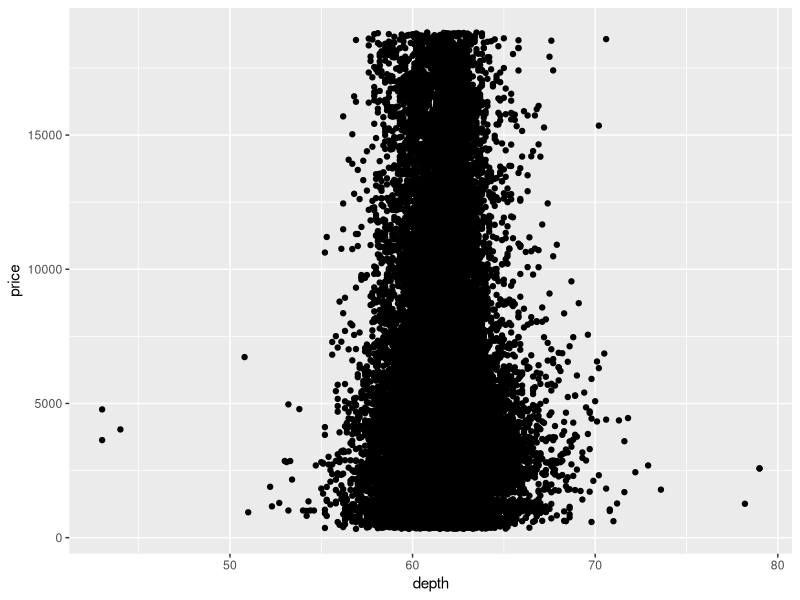
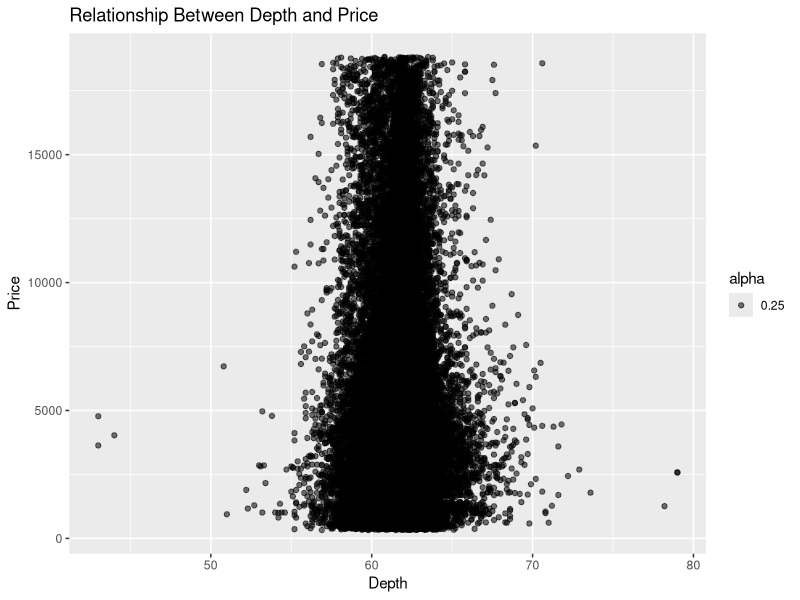

Write the R code that produced these figures, in order.
## ---- chunk 1
knitr::opts_chunk$set(echo = TRUE)
## ---- chunk 2
# normal test
x_bar <- 3.45
n <- 40
mu_not <- 4
sigma <- 0.16
z_statistics  <- (x_bar - mu_not)/(sigma/sqrt(n))
z_statistics
# 0.05
# 0.025
# 1- 0.025
qnorm(c(0.025, 0.975))
## ---- chunk 3
# critical value -1.96
2*pnorm(-abs(z_statistics))

## ---- chunk 4
mu_not - 1.96*(sigma/sqrt(n))
mu_not + 1.96*(sigma/sqrt(n))
## ---- chunk 5
x_bar <- 110
n <- 25
mu_not <- 120
s <- 12
t_statistics  <- (x_bar - mu_not)/(s/sqrt(n))
t_statistics

# from t distribution
# p value
2*pt(-abs(t_statistics),df=n-1)
# critical region
qt(c(.025, .975), df=n-1)


## ---- chunk 6
n1 <- 12
n2 <- 15
x1_bar <- 4.5
x2_bar <- 3.4
sigma_sq_1 <- 1
sigma_sq_2 <- 1.5

z <- (x1_bar-x2_bar)/(sqrt((sigma_sq_1/n1)+sigma_sq_2/n2))
z
# critical region
qnorm(c(0.025,0.975))


2*pnorm(-abs(z))
## ---- chunk 7
n1 <- 16
n2 <- 14
x1_bar <- 70.2
x2_bar <- 62.7
sigma_sq_1 <- 8.4^2
sigma_sq_2 <- 7.5^2

sp_sq <- ((n1-1)*sigma_sq_1 + (n2-1)*sigma_sq_2)/(n1+n2-2)
sp_sq


t <- (x1_bar -x2_bar)/(sqrt(sp_sq)*sqrt(1/n1+1/n2))
t
# critical region
qt(c(0.025,0.975), n1+n2-2)


pt(-abs(t),df=n1+n2-2)

## ---- chunk 8
sales99 <- c(126, 56, 86, 62, 96, 36, 52, 50, 35, 53)
sales20 <- c(123, 49, 79, 59, 92, 35, 48, 48, 32, 50)

d1 <- sales99 - sales20
d1
d1_sq <- d1^2
d_bar <- sum(d1)/length(sales99)
n <- length(sales99)
d_bar
s_d <- sqrt((sum(d1^2) - n * d_bar^2)/(n-1))
s_d

t <- d_bar / (s_d / sqrt(n))
t

qt(c(0.025,0.975), n-1)

## ---- chunk 9
t.test(sales99, sales20, paired = TRUE)
# less than
t.test(sales99, sales20, paired = TRUE, alternative = "less")
t.test(sales99, sales20, paired = TRUE, alternative = "greater")
# changing alpah value
t.test(sales99, sales20, paired = TRUE, conf.level = 0.99)
t.test(sales99, sales20, paired = TRUE, conf.level = 0.90)
## ---- chunk 10
shapiro.test(sleep[sleep$group == 1, "extra"])
shapiro.test(sleep[sleep$group == 2, "extra"])
## ---- chunk 11
data("sleep")
t.test(extra ~ group, data = sleep)
x1 <- c(1,2, 7, 9,8,7,29,23)
x2 <- c(8,6, 99,2,2,7,19,8)
df <- data.frame(x1, x2)
t.test(x1, x2)
t.test(x1, x2, data = df)
## ---- chunk 12
p_caret <- round(244/300,2)
p_not <- 0.75
q_not <- 1 - p_not
n <- 300
z <- (p_caret - p_not)/sqrt(p_not*q_not/n)
z

abs(qnorm(0.01))
## ---- chunk 13
heads <- rbinom(1, size = 100, prob = .5)
prop.test(heads, 100)          # continuity correction TRUE by default
prop.test(heads, 100, correct = FALSE)

## Data from Fleiss (1981), p. 139.
## H0: The null hypothesis is that the four populations from which
##     the patients were drawn have the same true proportion of smokers.
## A:  The alternative is that this proportion is different in at
##     least one of the populations.

smokers  <- c( 83, 90, 129, 70 )
patients <- c( 86, 93, 136, 82 )
prop.test(smokers, patients)

prop.test(244/300,p = 0.75, n = 300)

## ---- chunk 14
mean(sleep$extra)

t.test(sleep$extra, mu = 1.5)
## ---- chunk 15
data("mtcars")
## ---- chunk 16
chisq.test(mtcars$cyl, mtcars$am)
chisq.test(mtcars$cyl, mtcars$am)
## ---- chunk 17
table(mtcars$cyl, mtcars$am)
## ---- chunk 18
## Agresti (1990, p. 61f; 2002, p. 91) Fisher's Tea Drinker
## A British woman claimed to be able to distinguish whether milk or
##  tea was added to the cup first.  To test, she was given 8 cups of
##  tea, in four of which milk was added first.  The null hypothesis
##  is that there is no association between the true order of pouring
##  and the woman's guess, the alternative that there is a positive
##  association (that the odds ratio is greater than 1).


TeaTasting <-
matrix(c(3, 1, 1, 3),
       nrow = 2,
       dimnames = list(Guess = c("Milk", "Tea"),
                       Truth = c("Milk", "Tea")))
chisq.test(TeaTasting)
chisq.test(TeaTasting,simulate.p.value = TRUE)
fisher.test(TeaTasting, alternative = "greater")
## => p = 0.2429, association could not be established
## ---- chunk 19
library(dplyr)
## ---- chunk 20
df2 <- mtcars %>%
    # variable selection
    select(vs, am)
head(df2)
df3 <- mtcars %>%
    # variable selection
    select(-vs, -am)
head(df3)
# starts_with
df4 <- mtcars %>%
    # variable selection
    select(starts_with("d"))
head(df4)

## ---- chunk 21
# filter
df5 <- mtcars %>%
    filter(mpg >= 25)
df5

mtcars %>%
    filter(mpg >= 25) %>%
    select(mpg, cyl)
## ---- chunk 22
# summarize
mtcars %>% 
    group_by(cyl) %>% 
    summarise(avg_mpg =  mean(mpg), sd_mpg = mean(mpg))
mtcars %>% 
    group_by(cyl,am) %>% 
    summarise(avg_mpg =  mean(mpg), sd_mpg = mean(mpg))
df6 <- mtcars %>% 
    filter(mpg > 25)%>%
    group_by(cyl,am) %>% 
    summarise(avg_mpg =  mean(mpg), sd_mpg = mean(mpg))
df6
## ---- chunk 23
data(airquality)
subset(airquality, Temp > 80)
subset(airquality, Temp > 80, select = c(Ozone, Temp))
subset(airquality, Temp > 80, select = -Temp)
subset(airquality, Temp > 80, select = Ozone: Wind)
## ---- chunk 24
library(ggplot2)
# base ggplot()
# aesthetics / line type
# theme
# geom_line()
# geom_hist()
# geom_bar()
# stat_
data("diamonds")
# aes(x = , y = , color, size, alpha )
# scatterplot = geom_point
ggplot(diamonds) + geom_point( aes(depth, price))
ggplot(diamonds) + geom_point( aes(depth, price, alpha = 0.25))+ggtitle("Relationship Between Depth and Price")+xlab("Depth")+ylab("Price")
